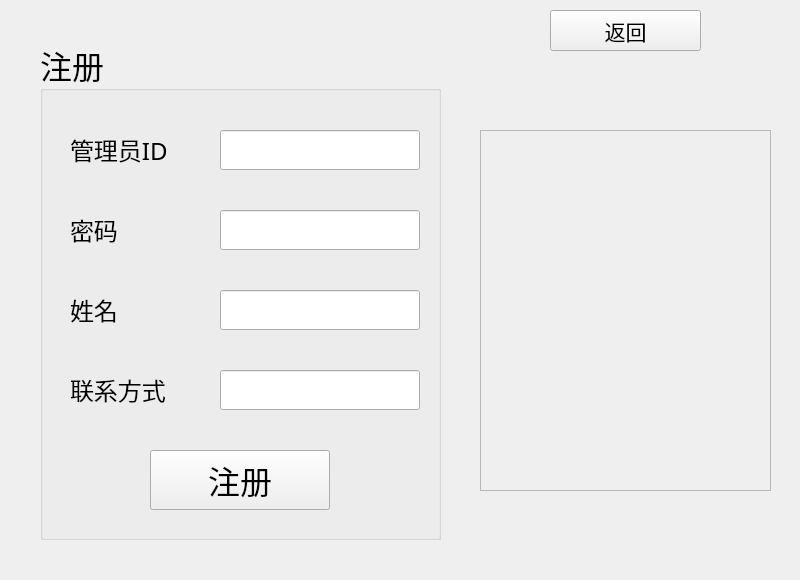
<?xml version="1.0" encoding="UTF-8"?>
<ui version="4.0">
 <class>Register</class>
 <widget class="QWidget" name="Register">
  <property name="geometry">
   <rect>
    <x>0</x>
    <y>0</y>
    <width>800</width>
    <height>580</height>
   </rect>
  </property>
  <property name="windowTitle">
   <string>用户注册</string>
  </property>
  <widget class="QFrame" name="frame">
   <property name="geometry">
    <rect>
     <x>480</x>
     <y>130</y>
     <width>291</width>
     <height>361</height>
    </rect>
   </property>
   <property name="styleSheet">
    <string notr="true">#frame {
	border-image:url(:/images/register.png);
}</string>
   </property>
   <property name="frameShape">
    <enum>QFrame::StyledPanel</enum>
   </property>
   <property name="frameShadow">
    <enum>QFrame::Raised</enum>
   </property>
  </widget>
  <widget class="QGroupBox" name="groupBox">
   <property name="geometry">
    <rect>
     <x>40</x>
     <y>40</y>
     <width>401</width>
     <height>500</height>
    </rect>
   </property>
   <property name="font">
    <font>
     <family>宋体</family>
     <pointsize>24</pointsize>
    </font>
   </property>
   <property name="title">
    <string>注册</string>
   </property>
   <property name="flat">
    <bool>false</bool>
   </property>
   <widget class="QLabel" name="AdminID">
    <property name="geometry">
     <rect>
      <x>30</x>
      <y>90</y>
      <width>150</width>
      <height>40</height>
     </rect>
    </property>
    <property name="font">
     <font>
      <family>宋体</family>
      <pointsize>18</pointsize>
     </font>
    </property>
    <property name="text">
     <string>管理员ID </string>
    </property>
   </widget>
   <widget class="QLineEdit" name="IDLine">
    <property name="geometry">
     <rect>
      <x>180</x>
      <y>90</y>
      <width>200</width>
      <height>40</height>
     </rect>
    </property>
    <property name="font">
     <font>
      <family>宋体</family>
      <pointsize>12</pointsize>
     </font>
    </property>
   </widget>
   <widget class="QLabel" name="password">
    <property name="geometry">
     <rect>
      <x>30</x>
      <y>170</y>
      <width>150</width>
      <height>40</height>
     </rect>
    </property>
    <property name="font">
     <font>
      <family>宋体</family>
      <pointsize>18</pointsize>
     </font>
    </property>
    <property name="text">
     <string>密码</string>
    </property>
   </widget>
   <widget class="QLineEdit" name="PasswordLine">
    <property name="geometry">
     <rect>
      <x>180</x>
      <y>170</y>
      <width>200</width>
      <height>40</height>
     </rect>
    </property>
    <property name="font">
     <font>
      <family>宋体</family>
      <pointsize>12</pointsize>
     </font>
    </property>
    <property name="echoMode">
     <enum>QLineEdit::Password</enum>
    </property>
   </widget>
   <widget class="QPushButton" name="RegisterButton">
    <property name="geometry">
     <rect>
      <x>110</x>
      <y>410</y>
      <width>180</width>
      <height>60</height>
     </rect>
    </property>
    <property name="text">
     <string>注册</string>
    </property>
   </widget>
   <widget class="QLineEdit" name="nameLine">
    <property name="geometry">
     <rect>
      <x>180</x>
      <y>250</y>
      <width>200</width>
      <height>40</height>
     </rect>
    </property>
    <property name="font">
     <font>
      <family>宋体</family>
      <pointsize>12</pointsize>
     </font>
    </property>
    <property name="echoMode">
     <enum>QLineEdit::Normal</enum>
    </property>
   </widget>
   <widget class="QLabel" name="name">
    <property name="geometry">
     <rect>
      <x>30</x>
      <y>250</y>
      <width>150</width>
      <height>40</height>
     </rect>
    </property>
    <property name="font">
     <font>
      <family>宋体</family>
      <pointsize>18</pointsize>
     </font>
    </property>
    <property name="text">
     <string>姓名</string>
    </property>
   </widget>
   <widget class="QLineEdit" name="contact_noLine">
    <property name="geometry">
     <rect>
      <x>180</x>
      <y>330</y>
      <width>200</width>
      <height>40</height>
     </rect>
    </property>
    <property name="font">
     <font>
      <family>宋体</family>
      <pointsize>12</pointsize>
     </font>
    </property>
    <property name="echoMode">
     <enum>QLineEdit::Normal</enum>
    </property>
   </widget>
   <widget class="QLabel" name="contact_no">
    <property name="geometry">
     <rect>
      <x>30</x>
      <y>330</y>
      <width>150</width>
      <height>40</height>
     </rect>
    </property>
    <property name="font">
     <font>
      <family>宋体</family>
      <pointsize>18</pointsize>
     </font>
    </property>
    <property name="text">
     <string>联系方式</string>
    </property>
   </widget>
  </widget>
  <widget class="QPushButton" name="back">
   <property name="geometry">
    <rect>
     <x>550</x>
     <y>10</y>
     <width>151</width>
     <height>41</height>
    </rect>
   </property>
   <property name="font">
    <font>
     <family>宋体</family>
     <pointsize>16</pointsize>
    </font>
   </property>
   <property name="text">
    <string>返回</string>
   </property>
  </widget>
 </widget>
 <resources/>
 <connections/>
</ui>
